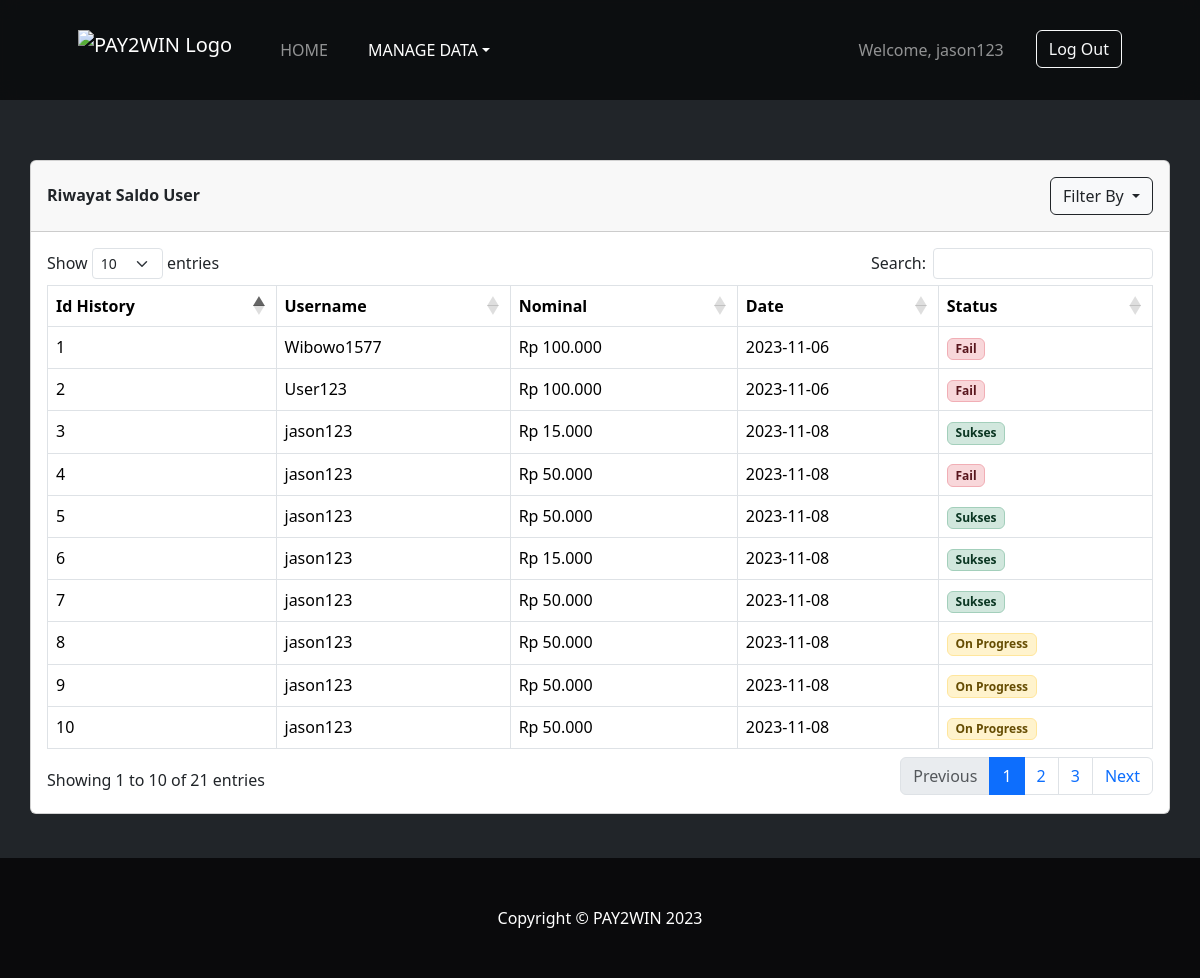
The page /saldo.php (signed in) on the database its author committed.
### tables this page shows
CREATE TABLE `history_isi_saldo` (
  `history_id` int(11) NOT NULL,
  `nominal_isi_saldo` int(11) NOT NULL,
  `tanggal_request` date NOT NULL,
  `member_id` int(11) DEFAULT NULL,
  `status_isi_saldo` int(11) NOT NULL DEFAULT 0
);

CREATE TABLE `users` (
  `member_id` int(11) NOT NULL,
  `email` varchar(30) NOT NULL,
  `password` varchar(25) NOT NULL,
  `no_telepon` varchar(25) NOT NULL,
  `username` varchar(20) NOT NULL,
  `saldo` int(100) NOT NULL,
  `admin_access` int(1) DEFAULT NULL
);

### saldo.php (the view, shortened to what this page needs)
<?php
include 'db_conn.php';
if (isset($_SESSION['user'])) {
    $user = $_SESSION['user'];
    $userName = $user['username'];
    if ($_SERVER["REQUEST_METHOD"] == "POST" && isset($_POST['statusOpt']) && $_POST['statusOpt'] !== "") {
        $selectedValue = $_POST['statusOpt'];
        if ($selectedValue === -1) {
            $stmt = $pdo->query(
                "SELECT users.username, history_isi_saldo.nominal_isi_saldo, history_isi_saldo.status_isi_saldo, history_isi_saldo.tanggal_request, history_isi_saldo.history_id FROM users
                INNER JOIN history_isi_saldo
                    ON users.member_id = history_isi_saldo.member_id
                    WHERE history_isi_saldo.status_isi_saldo = -1;"
            );
            $rows = $stmt->fetchAll(PDO::FETCH_ASSOC);
        } else if ($selectedValue == 0) {
        } else if ($selectedValue == 1) {
        } else {
        }
    } else {
        $stmt = $pdo->query(
            "SELECT users.username, history_isi_saldo.nominal_isi_saldo, history_isi_saldo.status_isi_saldo, history_isi_saldo.tanggal_request, history_isi_saldo.history_id FROM users
            INNER JOIN history_isi_saldo
                    ON users.member_id = history_isi_saldo.member_id;"
        );
        $rows = $stmt->fetchAll(PDO::FETCH_ASSOC);
    }
} else {
    header('location: login.php');
    exit;
}
?>
<!DOCTYPE html>
<html lang="en">
<head>
    <link rel="stylesheet" href="https://cdnjs.cloudflare.com/ajax/libs/twitter-bootstrap/5.3.0/css/bootstrap.min.css">
    <link rel="stylesheet" href="https://cdn.datatables.net/1.13.6/css/dataTables.bootstrap5.min.css">
    <link href="https://cdn.jsdelivr.net/npm/bootstrap@5.3.2/dist/css/bootstrap.min.css" rel="stylesheet">
</head>
<body class="bg-dark">
    <nav class="py-4 navbar navbar-expand-lg navbar-dark fixed-top"
        style="background: rgba(0, 0, 0, 0.6) !important; backdrop-filter: blur(10px) saturate(125%); z-index: 7; -webkit-backdrop-filter: blur(10px) saturate(125%);">
        <div class="container px-4 px-lg-5 text-white">
            <a class="navbar-brand" style="height: 52px;" href="home.php">
                <img src="assets\Web Logo\pay-2-win-full.png" alt="PAY2WIN Logo" class="img-fluid"
                    style="max-height: 50px;margin-top: -2px;height: 100%;object-fit: cover;">
            </a>
            <div class="collapse navbar-collapse" id="navbarSupportedContent">
                <ul class="navbar-nav me-auto mb-2 mb-lg-0 ms-lg-4">
                    <li class="nav-item me-4"><a class="nav-link" aria-current="page" href="admin.php">HOME</a>
                    </li>
                    <div class="nav-item me-4 dropdown">
                        <a href="#" class="nav-link dropdown-toggle active" style="z-index: 7;"
                            data-bs-toggle="dropdown">MANAGE DATA</a>
                    </div>
                </ul>
                <ul class="navbar-nav mb-2 mb-lg-0 ms-lg-4">
                    <li class="nav-item">
                        <a class="nav-link me-4" href="">
                            Welcome,
                            <?php echo $userName; ?> <i class="bi bi-person-circle"></i>
                        </a>
                    </li>
                    <li class="nav-item">
                        <button type="button" class="btn btn-outline-light" data-bs-toggle="modal"
                            data-bs-target="#logoutModal">Log Out</button>
                    </li>
                </ul>
            </div>
        </div>
    </nav>
    <div id="wrapper">
        <div id="content-wrapper" class="d-flex flex-column">
            <div id="content">
                <div class="container" style="padding: 160px 0 20px 0;">
                    <div class="card mb-4">
                        <div class="card-header py-3">
                            <div class="row align-items-center justify-content-between">
                                <div class="col-md-6">
                                    <h6 class="m-0 font-weight-bold text-dark">
                                        <strong>
                                            Riwayat Saldo User
                                        </strong>
                                    </h6>
                                </div>
                                <div class="col-md-6 d-flex justify-content-end">
                                    <div class="dropdown" style="position: relative;">
                                        <button class="btn btn-light btn-outline-dark dropdown-toggle" type="button"
                                            id="filterDropdown" data-bs-toggle="dropdown" aria-expanded="false">
                                            Filter By
                                        </button>
                                    </div>
                                </div>
                            </div>
                        </div>
                        <div class="card-body">
                            <div class="table-responsive">
                                <table class="table table-bordered" id="dataTable" width="100%" cellspacing="0">
                                    <thead>
                                        <tr>
                                            <th>Id History</th>
                                            <th>Username</th>
                                            <th>Nominal</th>
                                            <th>Date</th>
                                            <th>Status</th>
                                        </tr>
                                    </thead>
                                    <tbody id="tableBody">
                                        <?php
                                        foreach ($rows as $row) {
                                            $username = $row["username"];
                                            $price = $row["nominal_isi_saldo"];
                                            $date = $row["tanggal_request"];
                                            $status = $row["status_isi_saldo"];
                                            $historyid = $row["history_id"];
                                            echo "<tr>";
                                            echo "<td>$historyid</td>";
                                            echo "<td>$username</td>";
                                            echo "<td> Rp " . number_format($price, 0, ',', '.') . "</td>";
                                            echo "<td>$date</td>";
                                            echo "<td>";
                                            if ($status == 1) {
                                                echo "<span class='badge text-bg-success text-success-emphasis bg-success-subtle border border-success-subtle rounded-2'>Sukses</span>";
                                            } elseif ($status == 0) {
                                                echo "<span class='badge text-bg-warning text-warning-emphasis bg-warning-subtle border border-warning-subtle rounded-2'>On Progress</span>";
                                            } elseif ($status == -1) {
                                                echo "<span class='badge text-bg-danger text-danger-emphasis bg-danger-subtle border border-danger-subtle rounded-2'>Fail</span>";
                                            } else {
                                                echo "Unknown Status";
                                            }
                                            echo "</td>";
                                            echo "</tr>";
                                        }
                                        ?>
                                    </tbody>
                                </table>
                            </div>
                        </div>
                    </div>
                </div>
            </div>
        </div>
    </div>
</body>
<footer class="py-5 bg-dark" style="background-color: rgb(10, 10, 12) !important">
    <div class="container">
        <p class="m-0 text-center text-white">Copyright &copy; PAY2WIN 2023</p>
    </div>
</footer>
</html>

### saldo.php (style rules this page uses)
body { min-height: 100vh; display: flex; flex-direction: column; margin: 0; }
footer { margin-top: auto; }

### rows shown on the page
history_isi_saldo: history_id "1", member.username "Wibowo1577", nominal_isi_saldo "100.000", tanggal_request "2023-11-06", status_isi_saldo "Fail"
history_isi_saldo: history_id "2", member.username "User123", nominal_isi_saldo "100.000", tanggal_request "2023-11-06", status_isi_saldo "Fail"
history_isi_saldo: history_id "3", member.username "jason123", nominal_isi_saldo "15.000", tanggal_request "2023-11-08", status_isi_saldo "Sukses"
history_isi_saldo: history_id "4", member.username "jason123", nominal_isi_saldo "50.000", tanggal_request "2023-11-08", status_isi_saldo "Fail"
history_isi_saldo: history_id "5", member.username "jason123", nominal_isi_saldo "50.000", tanggal_request "2023-11-08", status_isi_saldo "Sukses"
history_isi_saldo: history_id "6", member.username "jason123", nominal_isi_saldo "15.000", tanggal_request "2023-11-08", status_isi_saldo "Sukses"
history_isi_saldo: history_id "7", member.username "jason123", nominal_isi_saldo "50.000", tanggal_request "2023-11-08", status_isi_saldo "Sukses"
history_isi_saldo: history_id "8", member.username "jason123", nominal_isi_saldo "50.000", tanggal_request "2023-11-08", status_isi_saldo "On Progress"
history_isi_saldo: history_id "9", member.username "jason123", nominal_isi_saldo "50.000", tanggal_request "2023-11-08", status_isi_saldo "On Progress"
history_isi_saldo: history_id "10", member.username "jason123", nominal_isi_saldo "50.000", tanggal_request "2023-11-08", status_isi_saldo "On Progress"

### other values the page prints
$userName "jason123"
